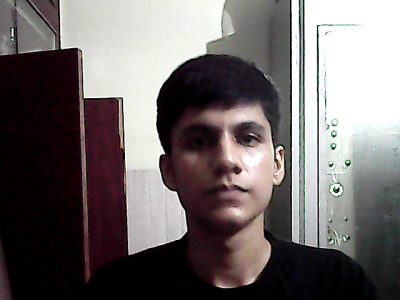
#> input picture Dataset/Atharv/00000.png, 400 x 300 px, given in place of the camera
$ python Database-for-Face.py
#> lines starting #> are read from the running program, lines starting #| are printed output that depends on the picture; after the words box and inside, x2 and y2 are one past the last pixel; in counts of white or black regions, pixels touching at a corner belong together
#importing required libraries
import cv2
import os #this library helps us to create a folder and place all the data of face inside it
import time
import imutils

#Directory Setup
dataset = "Dataset"
name = str(input("Enter your Name: "))
#> the answer given: Dataset/Atharv/00000.png

#this command constructs a path by combinig the dataset folder and the user's name
path = os.path.join(dataset,name)

#This commands checks if there is a directory or not specified in path
if not os.path.isdir(path):
    #If there is no directory that is mentioned in path variable then it create one such direcotry
    os.mkdir(path)

#This sets the desired width and height for the captured image of face
(width, height) = (130,100)

#specifies the .xml file that contains the Haar cascade data for the frontol face
alg = "haarcascade_frontalface_default.xml"

#Load the Haar cascade file
haar_cascade = cv2.CascadeClassifier (alg)

#Starts the camera
cam = cv2.VideoCapture(0, cv2.CAP_DSHOW)

#initializes the image count
count = 1
time.sleep(2.0)
#only 30 images are to be clicked
while count<51 :
    print(count)
    _,img = cam.read()
#> img is the input picture: shape (300, 400, 3); mean B, G, R 104.8, 105, 111.4
    frame = imutils.resize(img, width=400)
    grayImg = cv2.cvtColor(img, cv2.COLOR_BGR2GRAY) #this converts the captured image color to gray
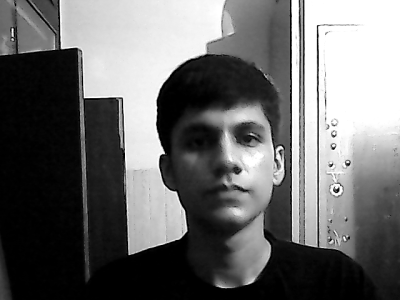
#> grayImg: shape (300, 400); min 0, max 255, mean 106.9
    face = haar_cascade.detectMultiScale(grayImg, scaleFactor=1.1,minNeighbors=5, minSize=(30, 30))
#> face = [[159, 87, 132, 132]]

    #it creates a rectangle around the face
    for (x,y,w,h) in face:
        cv2.rectangle(img, (x,y), (x+w,y+h), (0,255,0),2)
        p = os.path.sep.join([path, "{}.png".format(
            str(count).zfill(5)
        )])
        cv2.imwrite (p, frame) #saves the captured images and names the captured images
        count+=1 #increments the image counter
#> this loop made 1 pass
#> (x, y, w, h, count) on pass 1: (159, 87, 132, 132, 2)
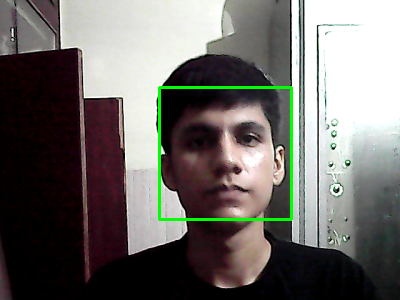
#> img: shape (300, 400, 3); 1.32% of pixels changed, all inside (x1, y1, x2, y2) = (158, 86, 293, 221)
#> after the loop, count = 2

    #shows the current frame with the detected face rectangle
    cv2.imshow("faceDetection", img)
    key = cv2.waitKey(10)
#> (key Esc is pressed here)
    if key == 27:
        break
print("Image Captured Successfully")
cam.release()
cv2.destroyAllWindows

$ run again, on Dataset/Atharv/00002.png
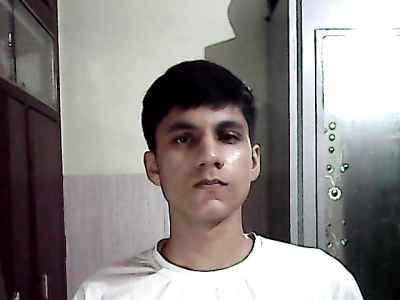
#> input picture Dataset/Atharv/00002.png, 400 x 300 px, given in place of the camera
#> img is the input picture: shape (300, 400, 3); mean B, G, R 133.6, 135.1, 140.2
#> `grayImg = cv2.cvtColor(img, cv2.COLOR_BGR2GRAY)`:
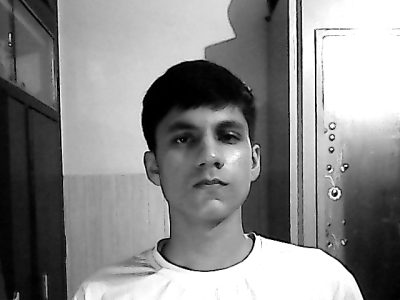
#> grayImg: shape (300, 400); min 0, max 255, mean 136.4
#> face = [[147, 90, 121, 121]]
#> the loop `for (x,y,w,h) in face:` made 1 pass
#> (x, y, w, h, count) on pass 1: (147, 90, 121, 121, 2)
#> after the loop `for (x,y,w,h) in face:`:
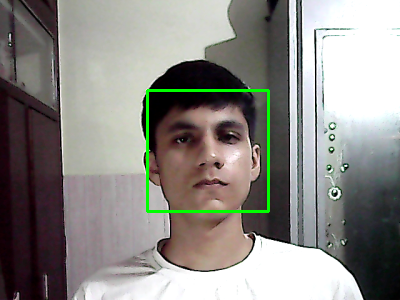
#> img: shape (300, 400, 3); 1.21% of pixels changed, all inside (x1, y1, x2, y2) = (146, 89, 270, 213)
#> after the loop `for (x,y,w,h) in face:`: count = 2
